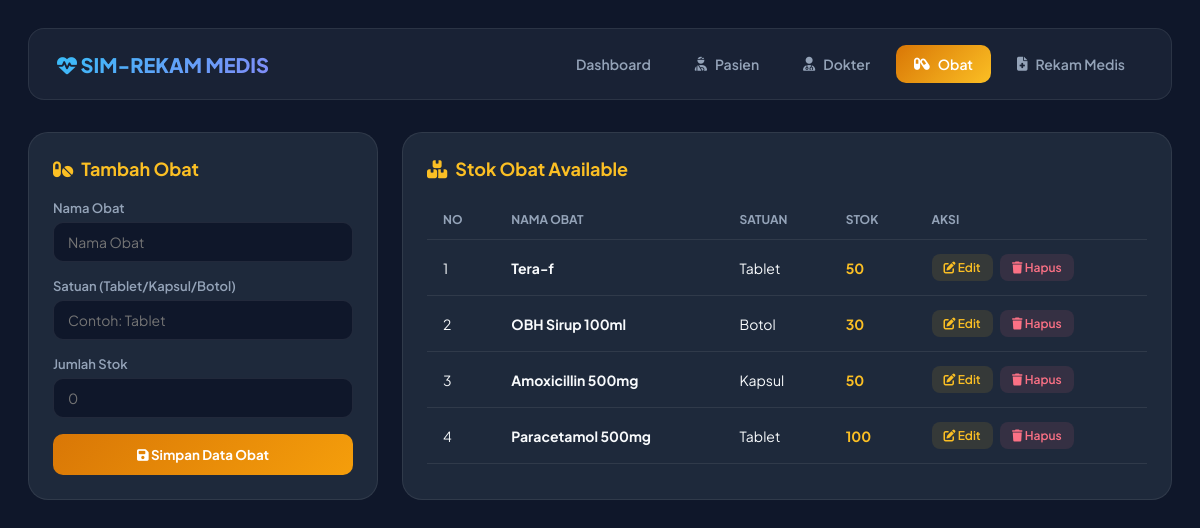
/obat.php, run on the app's committed database.
### tables this page shows
CREATE TABLE `obat` (
  `id_obat` int(11) NOT NULL,
  `nama_obat` varchar(100) NOT NULL,
  `satuan` varchar(30) NOT NULL,
  `stok` int(11) NOT NULL
);

### obat.php (the view, shortened to what this page needs)
<?php
include 'koneksi.php';
?>
<!DOCTYPE html>
<html lang="id">
<head>
    <link rel="stylesheet" href="https://cdnjs.cloudflare.com/ajax/libs/font-awesome/6.4.0/css/all.min.css">
</head>
<body>
    <nav class="navbar">
        <div class="brand"><i class="fa-solid fa-heart-pulse"></i> SIM-REKAM MEDIS</div>
        <div class="nav-links">
            <a href="index.php">Dashboard</a>
            <a href="pasien.php"><i class="fa-solid fa-user-injured"></i> Pasien</a>
            <a href="dokter.php"><i class="fa-solid fa-user-md"></i> Dokter</a>
            <a href="obat.php" class="active"><i class="fa-solid fa-capsules"></i> Obat</a>
            <a href="rekam_medis.php"><i class="fa-solid fa-file-medical"></i> Rekam Medis</a>
        </div>
    </nav>
    <div class="grid-container">
        <div class="card-panel">
            <h3><i class="fa-solid fa-pills"></i> Tambah Obat</h3>
            <form method="POST">
                <label>Nama Obat</label>
                <input type="text" name="nama_obat" placeholder="Nama Obat" required>
                <label>Satuan (Tablet/Kapsul/Botol)</label>
                <input type="text" name="satuan" placeholder="Contoh: Tablet" required>
                <label>Jumlah Stok</label>
                <input type="number" name="stok" placeholder="0" required>
                <button type="submit" name="tambah" class="btn-submit"><i class="fa-solid fa-save"></i> Simpan Data Obat</button>
            </form>
        </div>
        <div class="card-panel">
            <h3><i class="fa-solid fa-boxes-stacked"></i> Stok Obat Available</h3>
            <table>
                <thead>
                    <tr>
                        <th>No</th>
                        <th>Nama Obat</th>
                        <th>Satuan</th>
                        <th>Stok</th>
                        <th>Aksi</th>
                    </tr>
                </thead>
                <tbody>
                    <?php
                    $no = 1;
                    $query = mysqli_query($koneksi, "SELECT * FROM obat ORDER BY id_obat DESC");
                    while ($d = mysqli_fetch_assoc($query)) {
                    ?>
                    <tr>
                        <td><?= $no++; ?></td>
                        <td><strong><?= $d['nama_obat']; ?></strong></td>
                        <td><?= $d['satuan']; ?></td>
                        <td><span style="color:var(--accent-amber); font-weight:700"><?= $d['stok']; ?></span></td>
                        <td>
                            <button class="btn-edit" onclick="openModalObat('<?= $d['id_obat']; ?>', '<?= $d['nama_obat']; ?>', '<?= $d['satuan']; ?>', '<?= $d['stok']; ?>')"><i class="fa-solid fa-pen-to-square"></i> Edit</button>
                            <button class="btn-delete" onclick="konfirmasiHapus('obat.php?hapus=<?= $d['id_obat']; ?>', '<?= $d['nama_obat']; ?>')"><i class="fa-solid fa-trash"></i> Hapus</button>
                        </td>
                    </tr>
                    <?php } ?>
                </tbody>
            </table>
        </div>
    </div>
</body>
</html>

### obat.php (style rules this page uses)
:root { --bg-body: #0f172a; --bg-card: #1e293b; --bg-hover: #334155; --accent-amber: #fbbf24; --accent-rose: #fb7185; --text-main: #f8fafc; --text-sub: #94a3b8; --border-color: rgba(255, 255, 255, 0.08); }
* { box-sizing: border-box; font-family: 'Plus Jakarta Sans', sans-serif; margin: 0; padding: 0; }
body { background-color: var(--bg-body); color: var(--text-main); padding: 28px; min-height: 100vh; }
.navbar { background: rgba(30, 41, 59, 0.7); backdrop-filter: blur(12px); border: 1px solid var(--border-color); padding: 16px 28px; border-radius: 16px; display: flex; justify-content: space-between; align-items: center; margin-bottom: 32px; }
.brand { font-size: 20px; font-weight: 800; background: linear-gradient(135deg, #38bdf8, #818cf8); -webkit-background-clip: text; -webkit-text-fill-color: transparent; }
.nav-links { display: flex; gap: 8px; }
.nav-links a { color: var(--text-sub); text-decoration: none; padding: 10px 18px; border-radius: 10px; font-size: 14px; font-weight: 600; transition: all 0.25s ease; display: flex; align-items: center; gap: 8px; }
.nav-links a.active { color: #ffffff; background: linear-gradient(135deg, #d97706, #fbbf24); }
.grid-container { display: grid; grid-template-columns: 350px 1fr; gap: 24px; }
.card-panel { background: var(--bg-card); border: 1px solid var(--border-color); border-radius: 20px; padding: 24px; }
.card-panel h3 { font-size: 18px; margin-bottom: 20px; color: var(--accent-amber); display: flex; align-items: center; gap: 8px; }
label { display: block; font-size: 13px; font-weight: 600; color: var(--text-sub); margin-bottom: 6px; }
input { width: 100%; background: #0f172a; border: 1px solid var(--border-color); color: white; padding: 10px 14px; border-radius: 10px; margin-bottom: 16px; font-size: 14px; outline: none; }
.btn-submit { width: 100%; background: linear-gradient(135deg, #d97706, #f59e0b); color: white; border: none; padding: 12px; border-radius: 10px; font-weight: 700; cursor: pointer; }
table { width: 100%; border-collapse: collapse; }
th { text-align: left; padding: 12px 16px; color: var(--text-sub); font-size: 12px; text-transform: uppercase; border-bottom: 1px solid var(--border-color); }
td { padding: 14px 16px; font-size: 14px; border-bottom: 1px solid var(--border-color); }
.btn-edit { color: var(--accent-amber); background: rgba(251, 191, 36, 0.1); padding: 6px 12px; border-radius: 8px; font-size: 12px; font-weight: 600; margin-right: 5px; border: none; cursor: pointer; }
.btn-delete { color: var(--accent-rose); background: rgba(251, 113, 133, 0.1); padding: 6px 12px; border-radius: 8px; border: none; font-size: 12px; font-weight: 600; cursor: pointer; }

### data on the page
obat: nama_obat "Tera-f", satuan "Tablet", stok "50"
obat: nama_obat "OBH Sirup 100ml", satuan "Botol", stok "30"
obat: nama_obat "Amoxicillin 500mg", satuan "Kapsul", stok "50"
obat: nama_obat "Paracetamol 500mg", satuan "Tablet", stok "100"
